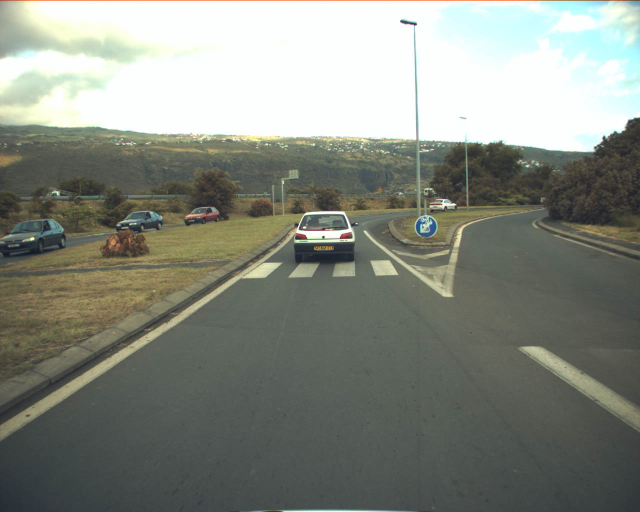
//> input picture test1.jpg, 1280 x 1024 px, given in place of the camera (shown at 1/2 size)
$ ./hog   (built with g++ and OpenCV 4)
//> lines starting //> are read from the running program, lines starting //| are printed output that depends on the picture
#include "opencv2/imgproc/imgproc.hpp"
#include "opencv2/objdetect/objdetect.hpp"
#include "opencv2/gpu/gpu.hpp"
#include "opencv2/highgui/highgui.hpp"

using namespace cv;
using namespace std;

int thresh = 100;
RNG rng(12345);
int main(int argc, char** argv)
{
	cv::Mat bak_img,src_img,orig;
	cv::VideoCapture capture;
	capture.set(CV_CAP_PROP_FRAME_WIDTH, 640);
	capture.set(CV_CAP_PROP_FRAME_HEIGHT, 480);
	capture.open(0);
	int i=30;
	while(--i>0){
	capture >> bak_img;
//> bak_img is the input picture: 1024 rows x 1280 cols, CV_8UC3; mean B, G, R 127.6, 137, 132.7
	}
	cv::cvtColor(bak_img,bak_img, CV_BGR2GRAY);
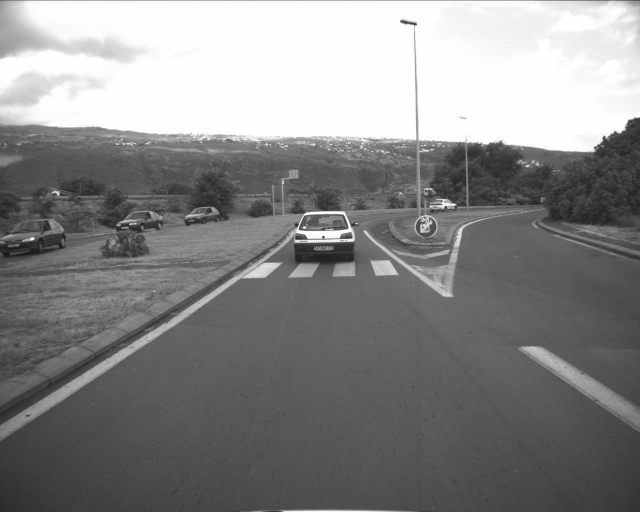
//> bak_img: 1024 rows x 1280 cols, CV_8UC1 (shown at 1/2 size); min 20, max 255, mean 134.6
	GaussianBlur( bak_img, bak_img, Size( 31, 31 ),0,0 ); //31 31
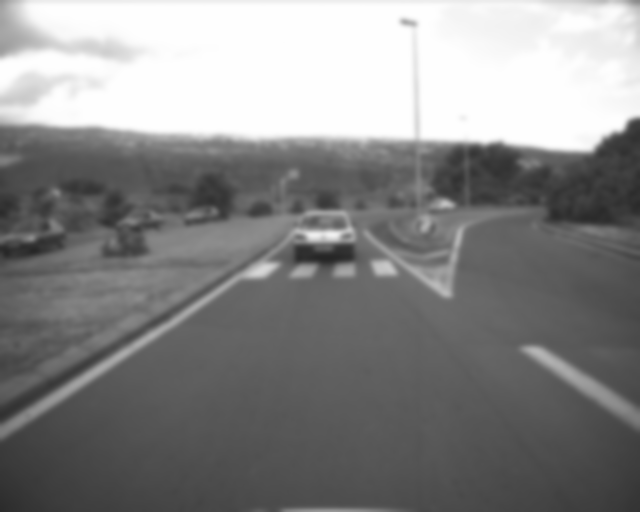
//> bak_img: 1024 rows x 1280 cols, CV_8UC1 (shown at 1/2 size); min 37, max 254, mean 134.7
	//cv::threshold(bak_img, bak_img,15,255,CV_THRESH_BINARY);
	Mat canny_output;
  	vector<vector<Point> > contours;
  	vector<Vec4i> hierarchy;
	Mat image;
	while(true) {
		capture >> src_img;
		orig = src_img;
		cv::cvtColor(src_img,src_img, CV_BGR2GRAY);
		GaussianBlur( src_img, src_img, Size( 31, 31 ),0,0 );

		cv::absdiff(bak_img,src_img,src_img);
//> src_img: 1024 rows x 1280 cols, CV_8UC1; every value is 0
		cv::threshold(src_img,src_img,35,255,CV_THRESH_BINARY); //35
		// [5 lines of commented-out code are left out]


		cv::Mat elementCLOSE(5,5,CV_8U,cv::Scalar(255,255,255));
    		cv::morphologyEx(src_img,src_img,cv::MORPH_CLOSE,elementCLOSE);

    		cv::findContours(src_img,contours,CV_RETR_EXTERNAL,CV_CHAIN_APPROX_SIMPLE);
//> contours = 0 contours


		//findContours(src_img, contours, hierarchy, CV_RETR_TREE, CV_CHAIN_APPROX_SIMPLE, Point(0, 0) );
  		vector<Moments> mu(contours.size() );
//> mu = 0 items
  		for( int i = 0; i < contours.size(); i++ )
     		{ mu[i] = moments( contours[i], false ); }
  		vector<Point2f> mc( contours.size() );
  		for( int i = 0; i < contours.size(); i++ )
     		{ mc[i] = Point2f( mu[i].m10/mu[i].m00 , mu[i].m01/mu[i].m00 ); }
		Mat drawing = Mat::zeros( src_img.size(), CV_8UC3 );
		double max = 0 ;
		int maxi = 0;
		Scalar color = Scalar( 200,200,200 );


		for( int i = 0; i< contours.size(); i++ )
     		{
			//double t_len = arcLength(contours[i],0);
			double t_len = contourArea( contours[i],0);
			if(t_len > max) {max= t_len;    maxi=i;}


		}
		vector<vector<Point> > contours_poly( contours.size() );
//> contours_poly = 0 contours
  		vector<Rect> boundRect( contours.size() );
  		vector<Point2f>center( contours.size() );
  		vector<float>radius( contours.size() );
		if(contours.size()){
		approxPolyDP( Mat(contours[maxi]), contours_poly[0], 3, true );
		boundRect[0] = boundingRect( Mat(contours_poly[0]) );
       		minEnclosingCircle( (Mat)contours_poly[0], center[0], radius[0] );


		drawContours( drawing, contours, maxi, color, 2, 8, hierarchy, 0, Point() );
		//drawContours( drawing, contours_poly, 0, color, 1, 8, vector<Vec4i>(), 0, Point() );
       		rectangle( drawing, boundRect[0].tl(), boundRect[0].br(), color, 2, 8, 0 );
       		//circle( drawing, center[0], (int)radius[0], color, 2, 8, 0 );
		if(boundRect[0].tl().x>0)
		{Size size(200+boundRect[0].tl().x,boundRect[0].tl().y+100);
		resize(orig,orig,size);}

		}
		imshow( "Contours", drawing );
		imshow( "OriginalScaled", orig );
		int c = cv::waitKey(1);
//> the Esc key is pressed
		if( c == 27) break;
	}
	return 0;
}
